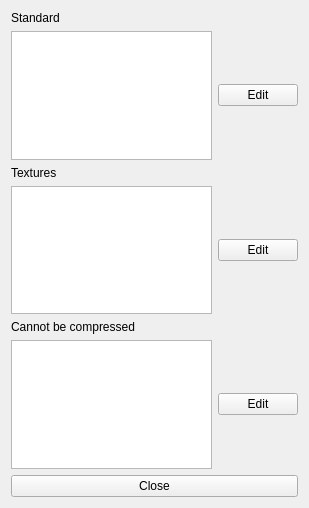
<?xml version="1.0" encoding="UTF-8"?>
<ui version="4.0">
 <class>BSAFilesToPack</class>
 <widget class="QWidget" name="BSAFilesToPack">
  <property name="geometry">
   <rect>
    <x>0</x>
    <y>0</y>
    <width>309</width>
    <height>508</height>
   </rect>
  </property>
  <property name="windowTitle">
   <string>Dialog</string>
  </property>
  <layout class="QGridLayout" name="gridLayout">
   <item row="4" column="0" colspan="2">
    <widget class="QLabel" name="UncompressableFilesLabel">
     <property name="text">
      <string>Cannot be compressed</string>
     </property>
    </widget>
   </item>
   <item row="6" column="0" colspan="2">
    <widget class="QPushButton" name="closeButton">
     <property name="text">
      <string>Close</string>
     </property>
    </widget>
   </item>
   <item row="3" column="0">
    <widget class="QListWidget" name="TexturesFilesListWidget"/>
   </item>
   <item row="2" column="0" colspan="2">
    <widget class="QLabel" name="TexturesFilesLabel">
     <property name="text">
      <string>Textures</string>
     </property>
    </widget>
   </item>
   <item row="1" column="0">
    <widget class="QListWidget" name="StandardFilesListWidget"/>
   </item>
   <item row="0" column="0" colspan="2">
    <widget class="QLabel" name="StandardFilesLabel">
     <property name="text">
      <string>Standard</string>
     </property>
    </widget>
   </item>
   <item row="5" column="0">
    <widget class="QListWidget" name="UncompressableFilesListWidget"/>
   </item>
   <item row="1" column="1">
    <widget class="QPushButton" name="StandardFilesEditButton">
     <property name="text">
      <string>Edit</string>
     </property>
    </widget>
   </item>
   <item row="3" column="1">
    <widget class="QPushButton" name="TexturesFilesEditButton">
     <property name="text">
      <string>Edit</string>
     </property>
    </widget>
   </item>
   <item row="5" column="1">
    <widget class="QPushButton" name="UncompressableFilesEditButton">
     <property name="text">
      <string>Edit</string>
     </property>
    </widget>
   </item>
  </layout>
 </widget>
 <resources/>
 <connections/>
</ui>
